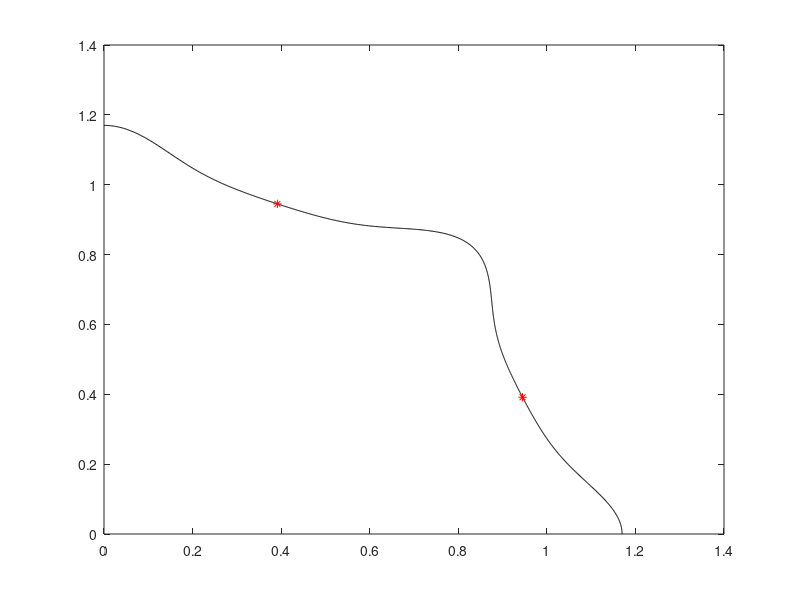

Reproduce this figure in MATLAB. (Note: this script raises an error after producing the figure.)
P =1;
M = 2; %% objs
%%%%%%%%%%%%%%%%%%%%%%%%%%%%%%%%%%%%%%%%%%%%%%%%%%%%%%%%%%
x=[0:0.001:1];
A=4;
B=1;
S=2;
m1 = 1 + exp(sin(A.*power(x, B).*pi+pi./2))./(power(2, S).* A);
m=(m1);
f1=m.*(cos(x.*pi./2));
f2=m.*(sin(x.*pi./2));
plot(f1,f2,'k');
hold on
% %%%%%%%%%%%%%%%%%%%%%%%%%%%%%%%%%%%%%%%%%%%%%%%%%%%%%%%%%%
%% parameters in knee function;
%%%%%%%%%%%%%%%%%%%%%%%%%%%%%%%%%%%%%%%%%%%%%%%%%%%%%%%%%%%%%%%%%%%%%%%%%%%
%% find the index of the minima  
[~,N] = size(x); %% the size of x
index = round(N/2); %% there are two minima of the knee function. 
[mm,mxid] = min(m1(1,1:index));
[mm2,mxid2] = min(m1(1,index:N));
%% corresponding x 
xknee = [];
minx = x(mxid);
minx2 = x(mxid2+index-1);
xknee =[xknee;minx;minx2];
fxknee = repmat(xknee',M-1,1); %% the xknee set.
%%%%%%%%%%%%%%%%%%%%%%%%%%%%%%%%%%%%%%%%%%%%%%%%%%%%%%%%%%%%%%%%%%%%%%%%%%%
%% parameters in knee function;
m1 = 1 + exp(sin(A.*power(x, B).*pi+pi./2))./(power(2, S).* A);
%%%%%%%%%%%%%%%%%%%%%%%%%%%%%%%%%%%%%%%%%%%%%%%%%%%%%%%%%%%%%%%%%%%%%%%%%%%
%% find the index of the minima  
[~,N] = size(x); %% the size of x
index = round(N/2); %% there are two minima of the knee function. 
[mm,mxid] = min(m1(1,1:index));
[mm2,mxid2] = min(m1(1,index:N));
%% corresponding x 
xknee = [];
minx = x(mxid);
minx2 = x(mxid2+index-1);
xknee =[xknee;minx;minx2];
fxknee = repmat(xknee',M-1,1); %% the xknee set.
%%%%%%%%%%%%%%%%%%%%%%%%%%%%%%%%%%%%%%%%%%%%%%%%%%%%%%%%%%%%%%%%%%%%%%%%%%%
%% do combinations among the fxknee. [1 2;4 5;7 8;10 11;13 14....] 
%% if there are 1 interval, then there are in the same line
com = zeros(M-1,2); %% 2 --> two minima
for i=1:M-1
   com(i,1) = 3*i-2;
   com(i,2) = 3*i-1;
end
com2 = reshape(com,[1,2*(M-1)]);
com3 = combnk(com2,M-1);
fcom = [];
[nr,nc] = size(com3);
for i=1:nr
    com4 = combnk(com3(i,:),2);
    [row,col] = size(com4);
    com5 = com4(:,2)-com4(:,1);
    if ~any((com5+1)==0) & ~any((com5-1)==0)
        fcom = [fcom;com3(i,:)];
    end
end
fcom = sort(fcom,2); %% sort array and save the position of the xknee.
[nrf,ncf] = size(fcom);
oxknee = xknee';
vark = []; %% save the true x knee point
ffcom = mod(fcom,3);
for i=1:nrf
    for j =1: ncf
        if ffcom(i,j) == 1
            tmp =  oxknee(1,1);
            vark(i,j) = tmp;
        end
        if  ffcom(i,j) == 2
            tmp =  oxknee(1,2);
            vark(i,j) = tmp;
        end
    end
end
mk = zeros(nrf,M-1);
mknee = zeros(nrf,1);
for i=1:M-1
    mk(:,i)  = 1 + exp(sin(A.*power(vark(:,i), B).*pi+pi./2))./(power(2, S).* A);
end
Tr = mk'; %% transposition
if M>2
   mknee = prod(Tr(:,1:nrf))./(M-1); %% multiplicative
end
if M==2
   mknee = Tr(:,1:nrf)./(M-1); %% multiplicative
end
mknee = (mknee'); %% transposition
%% construct the shape functions:           
PopObj = ones(nrf,M);     
for i=1:M
    PopObj(:,i) = PopObj(:,i).*mknee;  
 end
 for i=1:M
               for j=1:M-i
                  PopObj(:,i) =  PopObj(:,i).*cos(power(vark(:,j), P).*pi./2)
               end
               if i~=1
                   aux = M - i +1;
                   PopObj(:,i)= PopObj(:,i).*sin(power(vark(:,aux), P).*pi./2);
               end
end
%%%%%%%%%%%%%%%%%%%%%%%%%%%%%%%%%%%%%%%%%%%%%%%%%%%%%%%%%%
plot(PopObj(:,1),PopObj(:,2),'r*');
hold on
%%%%%%%%%%%%%%%%%%%%%%%%%%%%%%%%%%%%%%%%%%%%%%%%%%%%%%%%%%%
saveKnee('PMOP8-',PopObj,M);
% view(124,21)
